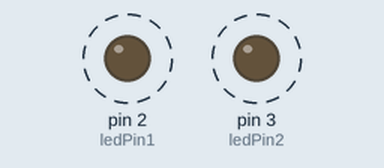
Simulated run of this sketch. Board: Arduino Uno, built with avr-gcc and run on an emulated ATmega328P. Parts: output pins drawn as LEDs (lit = HIGH). Dashed ring = blinking.

Above: at 0.15 s.
Timing chart, 0 to 4.6 s (numbered marks = the images above):
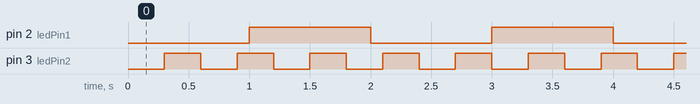

Measured:
- by itself, pin 2 (ledPin1): alternates HIGH for 1.0 s and LOW for 1.0 s
- by itself, pin 3 (ledPin2): alternates HIGH for 0.30 s and LOW for 0.30 s
- by itself, everything shown: repeats every 6.0 s, in 24 steps

The sketch:

Two_LED_millis_Blink.ino
```cpp
int ledPin1 = 2;
unsigned long prevTime1 = 0;
const unsigned long interval1 = 1000; //cause i want it to be 1 sec delay for LED 1

int ledPin2 = 3;
unsigned long prevTime2 = 0;
const unsigned long interval2 = 300; // cause i want it to be a 300ms delay for LED 2

void setup() {
  // put your setup code here, to run once:
  pinMode(ledPin1, OUTPUT);
  pinMode(ledPin2, OUTPUT);
}

void loop() {
  // put your main code here, to run repeatedly:
  unsigned long currenTime = millis();
  if (currenTime - prevTime1 >= interval1){
    prevTime1 = currenTime;
    digitalWrite(ledPin1, !digitalRead(ledPin1));
  }

  if (currenTime - prevTime2 >= interval2){
    prevTime2 = currenTime;
    digitalWrite(ledPin2, !digitalRead(ledPin2));
  }

}
```
